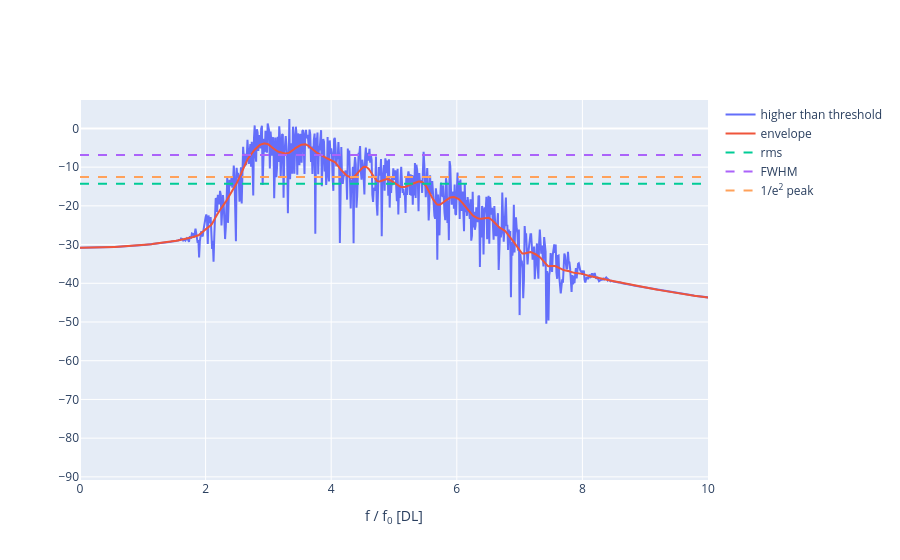

Notebook cell for this chart:
### Code cell
psd_rec_higher, freq_higher = psd(reconstructions[0], sampling_rate, frequency)
psd_rec_lower, freq_lower = psd(reconstructions[1], sampling_rate, frequency)

# Generate polynomial fitting of the PSD curve
psd_curve_db = ndi.gaussian_filter1d(to_dB(psd_rec_higher), 7)
psd_curve = 10 ** (psd_curve_db / 10)

rms = np.sqrt(np.mean(psd_curve**2))
half_peak = max(psd_curve) / 2
e_peak = max(psd_curve) / np.e**2

broadband_lines = {
    "rms": rms, 
    "FWHM": half_peak, 
    "1/e<sup>2</sup> peak": e_peak
}

fig = go.Figure()
fig.add_trace(
    go.Scatter(
        x=freq_higher,
        y=to_dB(psd_rec_higher),
        mode="lines",
        name="higher than threshold",
    )
)
fig.add_trace(
    go.Scatter(
        x=freq_higher,
        y=psd_curve_db,
        name="envelope"
    )
)

for line_name, line in broadband_lines.items():
    db_line = 10 * np.log10(line)
    fig.add_trace(
        go.Scatter(
            x=freq_higher,
            y=db_line*np.ones(len(freq_higher)),
            line=dict(dash="dash"),
            name=line_name
        )
    )
fig.update_layout(
    xaxis=dict(title="f / f<sub>0</sub> [DL]", range=[0, 10]),
)

fig.show()

if savefigs_flag:
    save_figure(
        fig,
        f"Reconstruction_Broadband_{result_id}",
        fig_height=Fig_Height,
        fig_width=Fig_Width,
    )

### Figure 1 — Plotly figure (JSON) as saved in the notebook; plotly's stock layout.template omitted (floating-point values rounded to 4 significant figures; data arrays with more than 128 entries replaced by an {"elided": "..."} marker saying what was removed)
{"data": [{"mode": "lines", "name": "higher than threshold", "type": "scatter", "x": {"elided": "7909 float values"}, "y": {"elided": "7909 float values"}}, {"name": "envelope", "type": "scatter", "x": {"elided": "7909 float values"}, "y": {"elided": "7909 float values"}}, {"line": {"dash": "dash"}, "name": "rms", "type": "scatter", "x": {"elided": "7909 float values"}, "y": {"elided": "7909 float values"}}, {"line": {"dash": "dash"}, "name": "FWHM", "type": "scatter", "x": {"elided": "7909 float values"}, "y": {"elided": "7909 float values"}}, {"line": {"dash": "dash"}, "name": "1/e<sup>2</sup> peak", "type": "scatter", "x": {"elided": "7909 float values"}, "y": {"elided": "7909 float values"}}], "layout": {"xaxis": {"range": [0, 10], "title": {"text": "f / f<sub>0</sub> [DL]"}}}}
